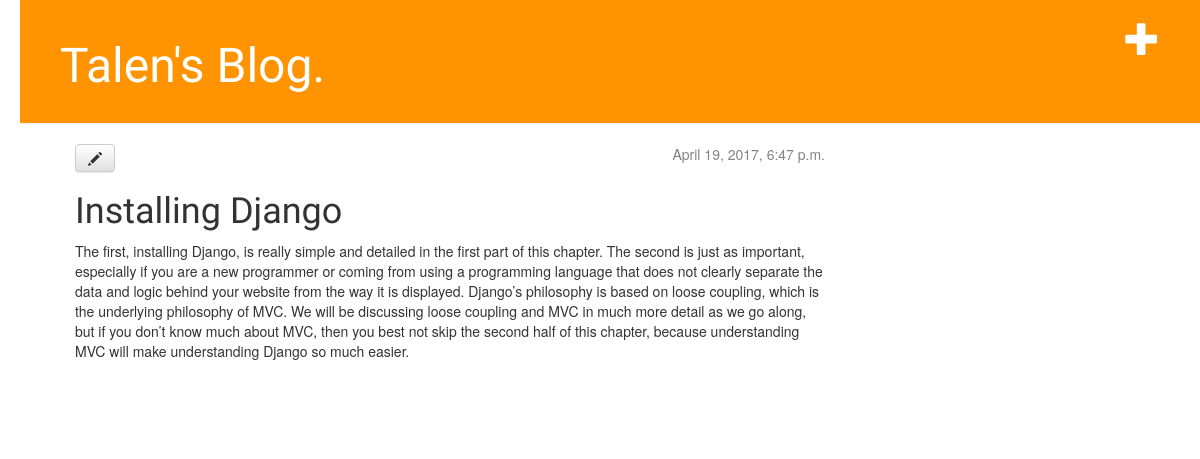
The app's page /post/1/ with its own data.
### blog/models.py (models this page shows, shortened)
class Post(models.Model):
    author = models.ForeignKey('auth.user')
    title = models.CharField(max_length=200)
    text = models.TextField()
    created_date = models.DateTimeField(
        default=timezone.now
        )
    published_date = models.DateTimeField(
        blank=True, null=True
        )

### blog/views.py (the view)
# urls.py: url(r'^post/(?P<pk>[0-9]+)/$', views.post_detail, name='post_detail'),
def post_detail(request, pk):
    post = get_object_or_404(Post, pk=pk)
    return render(request, 'blog/post_detail.html', {"post": post})

### blog/templates/blog/post_detail.html
{% extends 'blog/base.html' %}
    {% block content %}
        <div class="post">
            {% if post.published_date %}
                <div class="date">
                    {{ post.published_date }}
                </div>
            {% endif %}
            <a class="btn btn-default" href="{% url 'post_edit' pk=post.pk %}"><span class="glyphicon glyphicon-pencil"></span></a>
            <h1>{{ post.title }}</h1>
            <p>{{ post.text|linebreaksbr }}</p>
        </div>
    {% endblock %}

### blog/static/css/blog.css (style rules this page uses)
body { padding-left: 20px; }
h1, h2, h3, h4 { font-family: 'Lobster', cursive; }
.date { float: right; color: #828282; }
.post { margin-bottom: 70px; }

### records on screen
Post: published_date "April 19, 2017, 6:47 p.m.", title "Installing Django", text "The first, installing Django, is really simple and detailed in the first part of this chapter. The second is just as important, especially if you are a new programmer or coming from using a programming language that does not clearly separate the data and logic behind your website from the way it is displayed. Django’s philosophy is based on loose coupling, which is the underlying philosophy of MVC. We will be discussing loose coupling and MVC in much more detail as we go along, but if you don’t know much about MVC, then you best not skip the second half of this chapter, because understanding MVC will make understanding Django so much easier."
